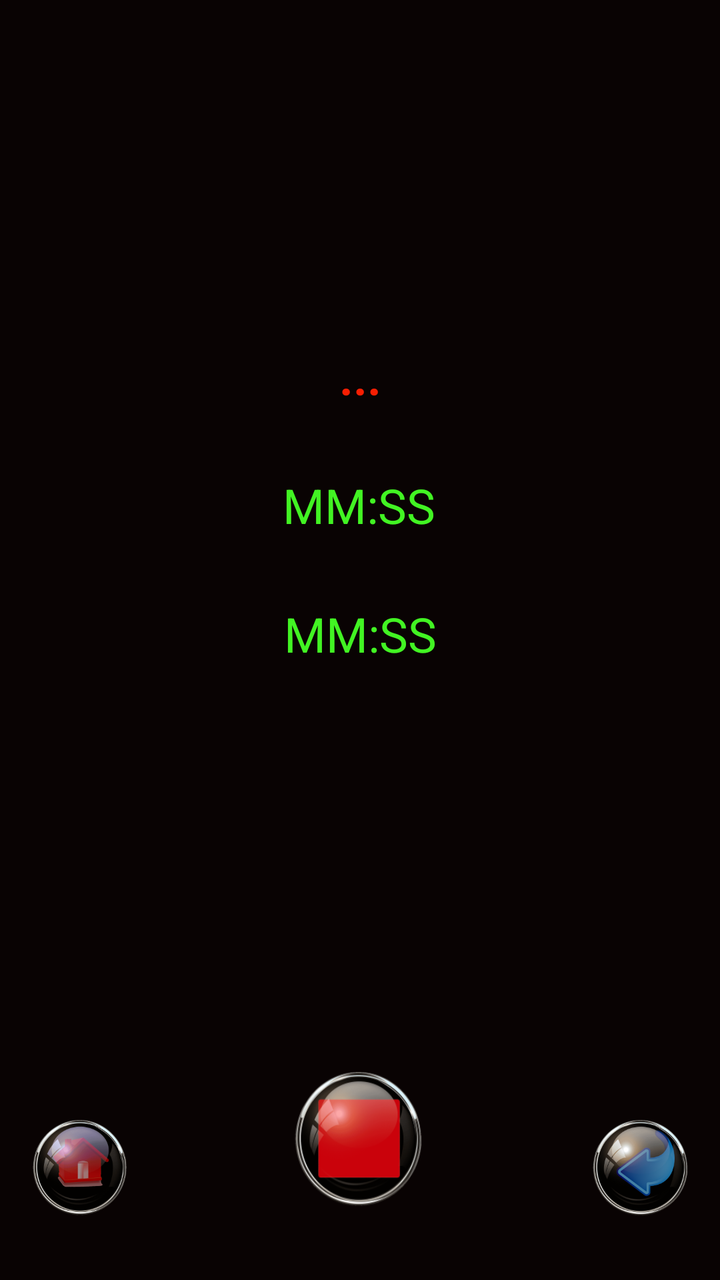
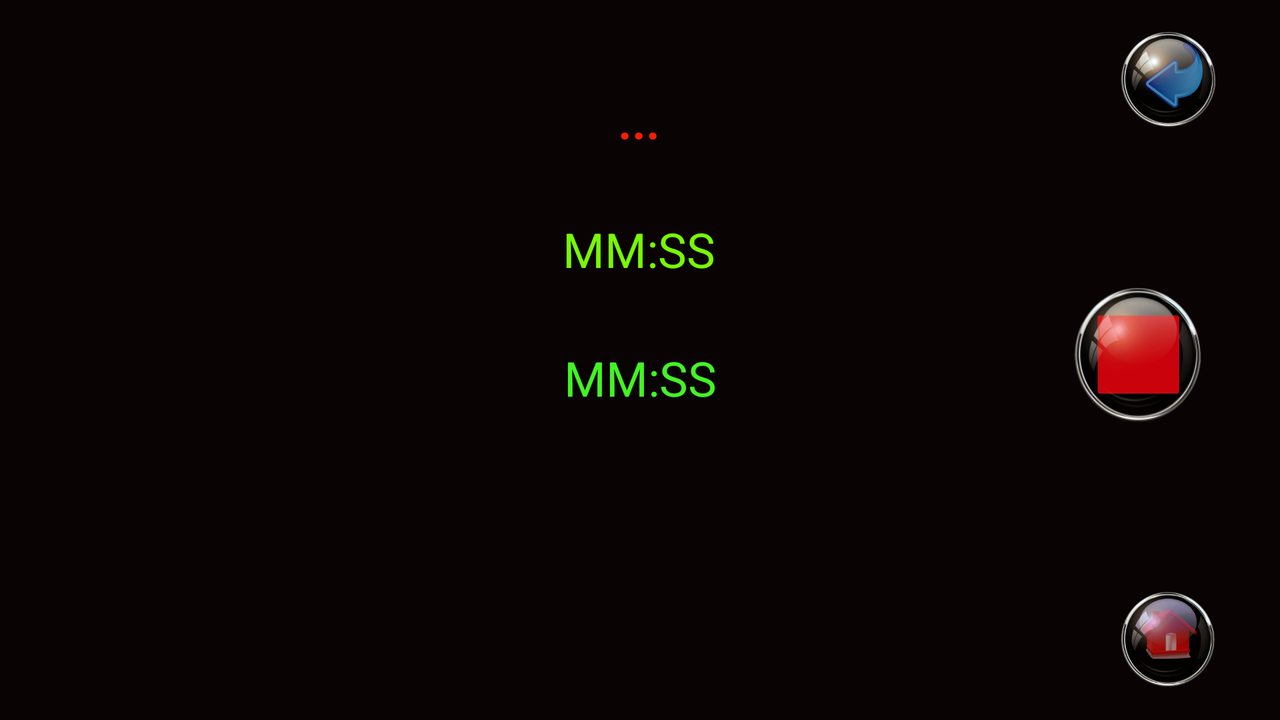

One screen, two layout resources from the same app: the default and the repository's alternative for another configuration. Each is rendered where Android would select it; the XML of both is given below.
<!-- AndroidManifest.xml: application theme Theme.ElectricalMeter -->
<!-- res/layout/activity_camera.xml -->
<?xml version="1.0" encoding="utf-8"?>
<androidx.constraintlayout.widget.ConstraintLayout xmlns:android="http://schemas.android.com/apk/res/android"
    xmlns:app="http://schemas.android.com/apk/res-auto"
    xmlns:tools="http://schemas.android.com/tools"
    android:layout_width="match_parent"
    android:layout_height="match_parent"
    android:background="#090303"
    tools:context=".CameraActivity">

    <TextureView
        android:id="@+id/cameraview_id"
        android:layout_width="wrap_content"
        android:layout_height="wrap_content"
        app:layout_constraintBottom_toBottomOf="parent"
        app:layout_constraintEnd_toEndOf="parent"
        app:layout_constraintHorizontal_bias="0.0"
        app:layout_constraintStart_toStartOf="parent"
        app:layout_constraintTop_toTopOf="parent"
        app:layout_constraintVertical_bias="1.0" />

    <TextView
        android:id="@+id/limit_impulse_id"
        android:layout_width="wrap_content"
        android:layout_height="wrap_content"
        android:layout_marginTop="172dp"
        android:text="@string/indicator_false"
        android:textColor="@color/limit_color"
        android:textSize="24sp"
        android:textStyle="bold"
        app:layout_constraintEnd_toEndOf="parent"
        app:layout_constraintStart_toStartOf="parent"
        app:layout_constraintTop_toTopOf="parent" />

    <Chronometer
        android:id="@+id/timer_id"
        android:layout_width="wrap_content"
        android:layout_height="wrap_content"
        android:layout_marginTop="32dp"
        android:format="MM:SS"
        android:text="@string/timer_00"
        android:textColor="@color/color_label"
        android:textSize="24sp"
        app:layout_constraintEnd_toEndOf="parent"
        app:layout_constraintHorizontal_bias="0.498"
        app:layout_constraintStart_toStartOf="parent"
        app:layout_constraintTop_toBottomOf="@+id/limit_impulse_id"
        tools:ignore="MissingConstraints" />


    <Chronometer
        android:id="@+id/limit_timer_id"
        android:layout_width="wrap_content"
        android:layout_height="wrap_content"
        android:layout_marginTop="32dp"
        android:format="MM:SS"
        android:text="@string/timer_00"
        android:textColor="@color/color_label"
        android:textSize="24sp"
        app:layout_constraintEnd_toEndOf="parent"
        app:layout_constraintStart_toStartOf="parent"
        app:layout_constraintTop_toBottomOf="@+id/timer_id"
        tools:ignore="MissingConstraints" />

    <Button
        android:id="@+id/start_timer_button"
        android:layout_width="78dp"
        android:layout_height="72dp"
        android:layout_marginBottom="32dp"
        android:background="@mipmap/stop_button"
        app:layout_constraintBottom_toBottomOf="@+id/cameraview_id"
        app:layout_constraintEnd_toEndOf="parent"
        app:layout_constraintHorizontal_bias="0.498"
        app:layout_constraintStart_toStartOf="parent" />

    <Button
        android:id="@+id/home_button_cam"
        android:layout_width="48dp"
        android:layout_height="48dp"
        android:layout_marginStart="16dp"
        android:layout_marginBottom="32dp"
        android:background="@mipmap/button_home"
        app:layout_constraintBottom_toBottomOf="parent"
        app:layout_constraintEnd_toStartOf="@+id/start_timer_button"
        app:layout_constraintHorizontal_bias="0.0"
        app:layout_constraintStart_toStartOf="parent" />

    <Button
        android:id="@+id/back_button_cam"
        android:layout_width="48dp"
        android:layout_height="48dp"
        android:layout_marginEnd="16dp"
        android:layout_marginBottom="32dp"
        android:background="@mipmap/button_back"
        app:layout_constraintBottom_toBottomOf="parent"
        app:layout_constraintEnd_toEndOf="parent"
        app:layout_constraintHorizontal_bias="1.0"
        app:layout_constraintStart_toEndOf="@+id/start_timer_button" />

</androidx.constraintlayout.widget.ConstraintLayout>
<!-- resources referenced by this layout -->
<resources>
  <color name="color_label">#FF42F423</color>
  <color name="limit_color">#F81E02</color>
  <!-- mipmap button_back: png bitmap (mipmap-hdpi, 31302 bytes) -->
  <!-- mipmap button_home: png bitmap (mipmap-hdpi, 30113 bytes) -->
  <!-- mipmap stop_button: png bitmap (mipmap-hdpi, 23257 bytes) -->
  <string name="indicator_false">...</string>
  <string name="timer_00">00:00</string>
  <style name="Theme.ElectricalMeter" parent="Theme.AppCompat.NoActionBar">
          <item name="android:windowNoTitle">true</item>
          <item name="android:windowFullscreen">true</item>
          
          <item name="colorPrimary">@color/purple_500</item>
          <item name="colorPrimaryVariant">@color/purple_700</item>
          <item name="colorOnPrimary">@color/white</item>
          
          <item name="colorSecondary">@color/teal_200</item>
          <item name="colorSecondaryVariant">@color/teal_700</item>
          <item name="colorOnSecondary">@color/black</item>
          
          <item name="android:statusBarColor" tools:targetApi="l">?attr/colorPrimaryVariant</item>
          
      </style>
  <color name="purple_500">#FF6200EE</color>
  <color name="purple_700">#FF3700B3</color>
  <color name="white">#FFFFFFFF</color>
  <color name="teal_200">#FF03DAC5</color>
  <color name="teal_700">#FF018786</color>
  <color name="black">#FF000000</color>
</resources>
<!-- res/layout-land/activity_camera.xml (the repository's variant of the layout above) -->
<!-- drawn on the phone turned sideways -->
<?xml version="1.0" encoding="utf-8"?>
<androidx.constraintlayout.widget.ConstraintLayout xmlns:android="http://schemas.android.com/apk/res/android"
    xmlns:app="http://schemas.android.com/apk/res-auto"
    xmlns:tools="http://schemas.android.com/tools"
    android:layout_width="match_parent"
    android:layout_height="match_parent"
    android:background="#090303"
    tools:context=".CameraActivity">

    <TextureView
        android:id="@+id/cameraview_id"
        android:layout_width="wrap_content"
        android:layout_height="wrap_content"
        app:layout_constraintBottom_toBottomOf="parent"
        app:layout_constraintEnd_toEndOf="parent"
        app:layout_constraintHorizontal_bias="0.0"
        app:layout_constraintStart_toStartOf="parent"
        app:layout_constraintTop_toTopOf="parent"
        app:layout_constraintVertical_bias="1.0" />

    <TextView
        android:id="@+id/limit_impulse_id"
        android:layout_width="wrap_content"
        android:layout_height="wrap_content"
        android:layout_marginTop="44dp"
        android:text="@string/indicator_false"
        android:textColor="@color/limit_color"
        android:textSize="24sp"
        android:textStyle="bold"
        app:layout_constraintEnd_toEndOf="parent"
        app:layout_constraintHorizontal_bias="0.499"
        app:layout_constraintStart_toStartOf="parent"
        app:layout_constraintTop_toTopOf="parent" />

    <Chronometer
        android:id="@+id/timer_id"
        android:layout_width="wrap_content"
        android:layout_height="wrap_content"
        android:layout_marginTop="32dp"
        android:format="MM:SS"
        android:text="@string/timer_00"
        android:textColor="#78F804"
        android:textSize="24sp"
        app:layout_constraintEnd_toEndOf="parent"
        app:layout_constraintHorizontal_bias="0.499"
        app:layout_constraintStart_toStartOf="parent"
        app:layout_constraintTop_toBottomOf="@+id/limit_impulse_id"
        tools:ignore="MissingConstraints" />

    <Chronometer
        android:id="@+id/limit_timer_id"
        android:layout_width="wrap_content"
        android:layout_height="wrap_content"
        android:layout_marginTop="32dp"
        android:format="MM:SS"
        android:text="@string/timer_00"
        android:textColor="@color/color_label"
        android:textSize="24sp"
        app:layout_constraintEnd_toEndOf="parent"
        app:layout_constraintStart_toStartOf="parent"
        app:layout_constraintTop_toBottomOf="@+id/timer_id"
        tools:ignore="MissingConstraints" />

    <Button
        android:id="@+id/start_timer_button"
        android:layout_width="78dp"
        android:layout_height="72dp"
        android:layout_marginEnd="32dp"
        android:background="@mipmap/stop_button"
        app:layout_constraintBottom_toBottomOf="parent"
        app:layout_constraintEnd_toEndOf="@+id/cameraview_id"
        app:layout_constraintTop_toTopOf="parent" />

    <Button
        android:id="@+id/back_button_cam_land"
        android:layout_width="48dp"
        android:layout_height="48dp"
        android:layout_marginTop="16dp"
        android:layout_marginEnd="32dp"
        android:background="@mipmap/button_back"
        app:layout_constraintBottom_toTopOf="@+id/start_timer_button"
        app:layout_constraintEnd_toEndOf="parent"
        app:layout_constraintTop_toTopOf="parent"
        app:layout_constraintVertical_bias="0.0" />

    <Button
        android:id="@+id/home_button_cam_land"
        android:layout_width="48dp"
        android:layout_height="48dp"
        android:layout_marginEnd="32dp"
        android:layout_marginBottom="16dp"
        android:background="@mipmap/button_home"
        app:layout_constraintBottom_toBottomOf="parent"
        app:layout_constraintEnd_toEndOf="parent"
        app:layout_constraintTop_toBottomOf="@+id/start_timer_button"
        app:layout_constraintVertical_bias="1.0" />

</androidx.constraintlayout.widget.ConstraintLayout>
